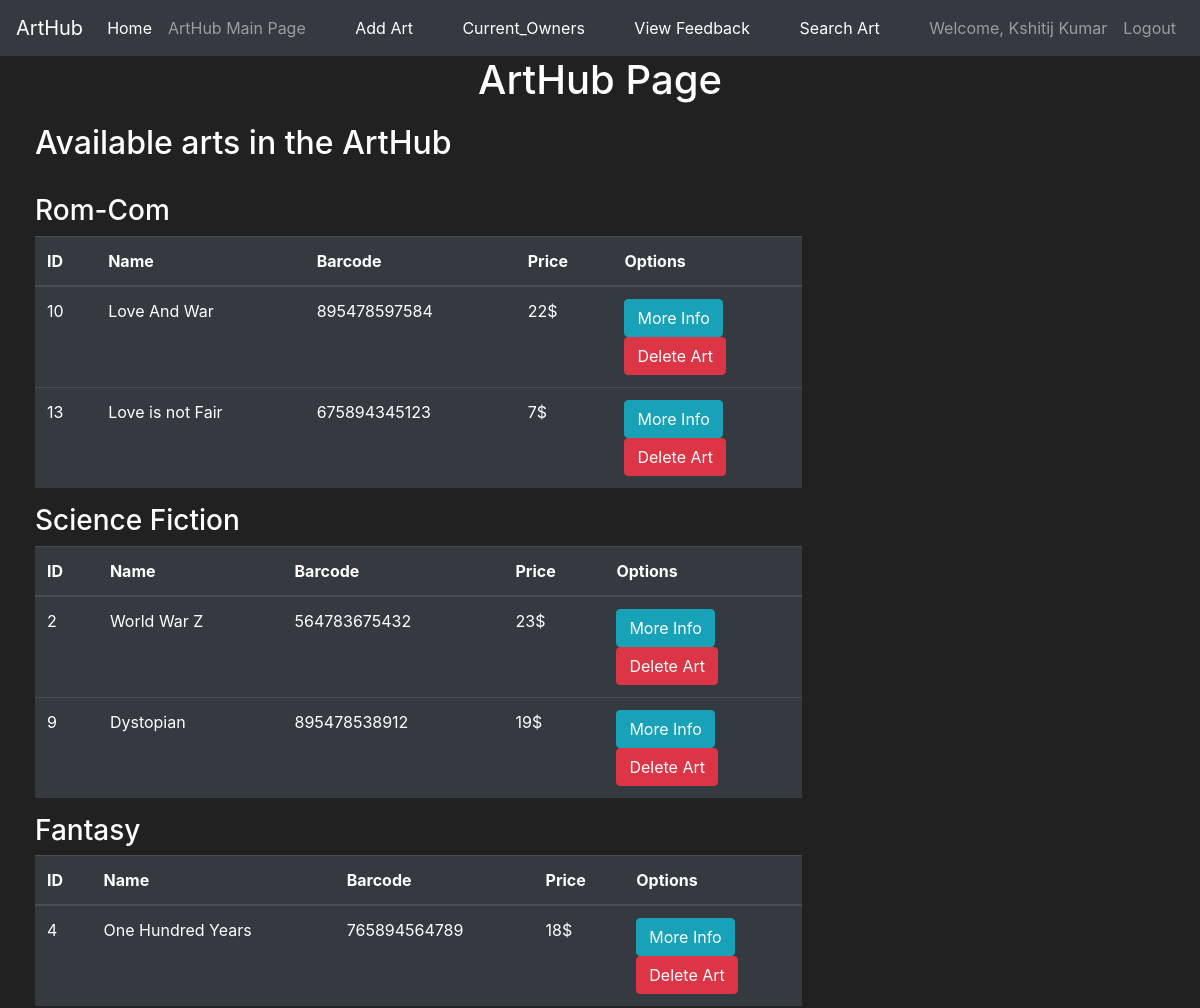
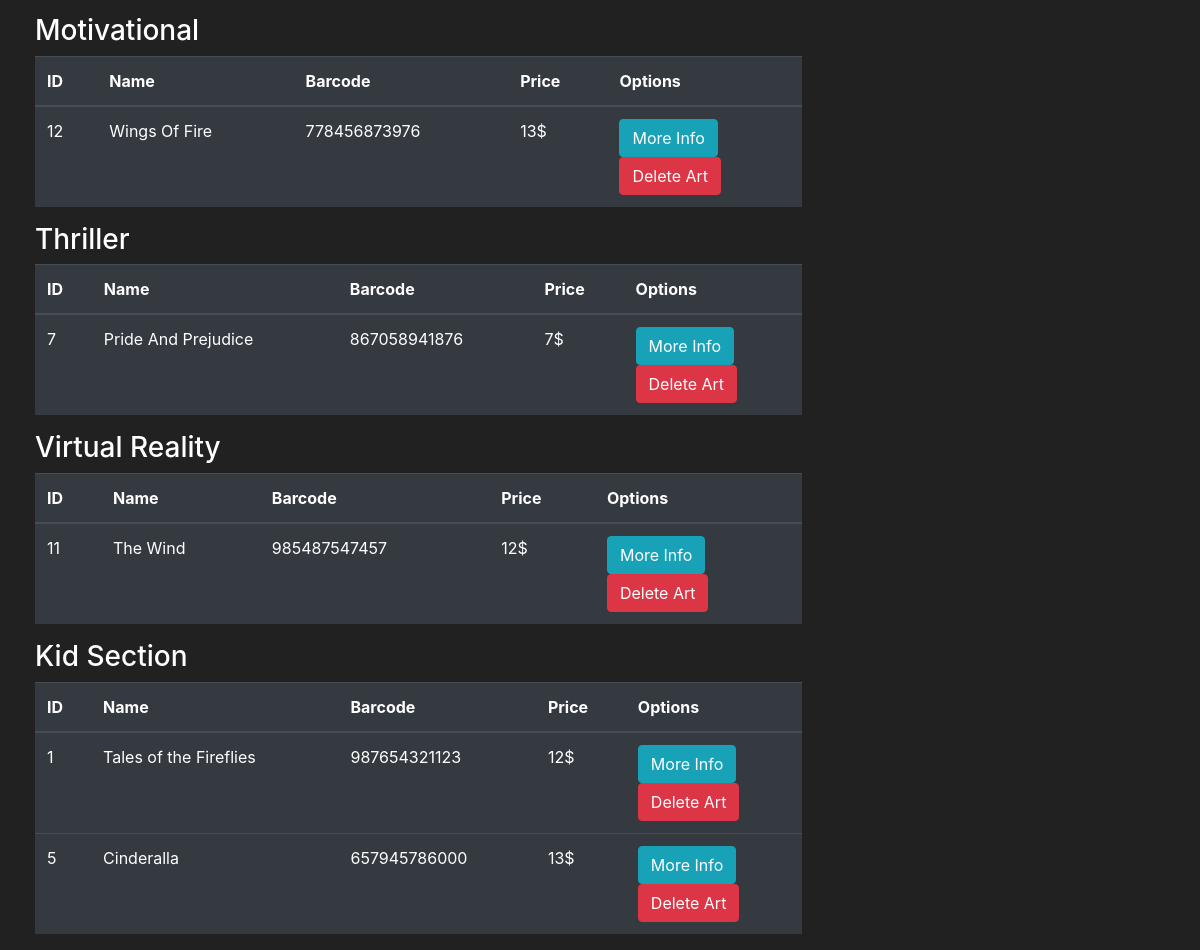
The app's page /market (signed in) with its own data (2 pictures, top to bottom).
### market/models.py (models this page shows, shortened)
class User(db.Model, UserMixin):
    id=db.Column(db.Integer(), primary_key=True)
    username=db.Column(db.String(length=30), nullable=False, unique=True)
    email_address=db.Column(db.String(length=50),nullable=False,unique=True)
    password_hash=db.Column(db.String(length=60),nullable=False)
    budget=db.Column(db.Integer(),nullable=False, default=1000)
    is_admin = db.Column(db.Boolean(), nullable=False, server_default='0')
    items=db.relationship('Item',backref='owned_user',lazy=True)
    @property
    def password(self):
        return self.password

class Item(db.Model):
    id=db.Column(db.Integer(), primary_key=True)
    name=db.Column(db.String(length=30), nullable=False, unique=True)
    price= db.Column(db.Integer(), nullable=False )
    barcode=db.Column(db.String(length=12), nullable=False,unique=True)
    description=db.Column(db.String(length=1024), nullable=False, unique=True)
    category=db.Column(db.String(),nullable=False)
    owner=db.Column(db.Integer(),db.ForeignKey('user.id'))

### market/routes.py (the view, shortened to what this page needs)
@app.route('/market',methods=['GET','POST'])
@login_required
def market_page():
    purchase_form = PurchaseItemForm()
    selling_form = SellItemForm()
    items_by_category = {}
    all_categories = set()  # To ensure all categories are accounted for
    if request.method=="GET":
        items = Item.query.filter_by(owner=None)
        for item in items:
            if item.category not in items_by_category:
                items_by_category[item.category] = []
            items_by_category[item.category].append(item)
            all_categories.add(item.category)
        owned_items = Item.query.filter_by(owner=current_user.id)
        return render_template('market.html', items_by_category=items_by_category, all_categories=all_categories,
                            purchase_form=purchase_form, owned_items=owned_items, selling_form=selling_form)

### market/models.py (called while the page is built)
@login_manager.user_loader
def load_user(user_id):
    return User.query.get(int(user_id))

### market/templates/market.html (shortened to what this page needs)
{% extends 'base.html' %}
{% block title %}
<h1 style="text-align: center;">ArtHub Page</h1>
{% endblock %}
{% block content %}
<div class="row" style="margin-top:20px; margin-left:20px">
   <div class="col-8">
      <h2>Available arts in the ArtHub</h2>
      <br>
      {% for category in all_categories %}
      <div class="row">
         <div class="col-md-12">
            <h3>{{ category }}</h3>
            <table class="table table-hover table-dark">
               <thead>
                  <tr>
                     <th scope="col">ID</th>
                     <th scope="col">Name</th>
                     <th scope="col">Barcode</th>
                     <th scope="col">Price</th>
                     <th scope="col">Options</th>
                  </tr>
               </thead>
               <tbody>
                  {% for item in items_by_category[category] %}
                  <tr>
                     <td>{{ item.id }}</td>
                     <td>{{ item.name }}</td>
                     <td>{{ item.barcode }}</td>
                     <td>{{ item.price }}$</td>
                     <td>
                        <button class="btn btn-outline btn-info" data-toggle="modal" data-target="#Modal-MoreInfo-{{ item.id }}">More Info</button>
                        {% if current_user.is_admin %}
                        <form action="/delete_book/{{ item.id }}" method="POST">
                           <button type="submit" class="btn btn-outline btn-danger">Delete Art</button>
                        </form>
                        {% endif %}
                     </td>
                  </tr>
                  {% endfor %}
               </tbody>
            </table>
         </div>
      </div>
      {% endfor %}
   </div>
</div>
{% endblock %}

### market/templates/base.html (shortened to what this page needs)
<!doctype html>
<html lang="en">
   <head>
      <link rel="stylesheet" href="https://cdn.jsdelivr.net/npm/bootstrap@4.5.3/dist/css/bootstrap.min.css">
  </head>
  <body>
    <nav class="navbar navbar-expand-md navbar-dark bg-dark">
      <a class="navbar-brand" href="#">ArtHub</a>
      <div class="collapse navbar-collapse" id="navbarNav">
        <ul class="navbar-nav mr-auto">
            <li class="nav-item active">
                <a class="nav-link" href="{{ url_for('home_page') }}">Home <span class="sr-only">(current)</span></a>
            </li>
            <li class="nav-item">
                <a class="nav-link" href="{{ url_for('market_page') }}">ArtHub Main Page</a>
            </li>
        </ul>
        {% if current_user.is_authenticated %}
          {% if current_user.is_admin %}
          <ul class="navbar-nav mr-auto">
            <li class="nav-item active">
                <a class="nav-link" href="{{ url_for('addbook') }}">Add Art</a>
            </li>
          </ul>
          <ul class="navbar-nav mr-auto">
            <li class="nav-item active">
              <a class="nav-link" href="{{ url_for('current_owners') }}">Current_Owners</a>
            </li>
          </ul>
          {% endif %}
        {% endif %}
        {% if current_user.is_authenticated %}
          <ul class="navbar-nav mr-auto">
            <li class="nav-item active">
              <a class="nav-link" href="{{ url_for('view_feedbacks') }}">View Feedback</a>
            </li>
          </ul>
          <ul class="navbar-nav mr-auto">
            <li class="nav-item active">
              <a class="nav-link" href="{{ url_for('search_books') }}">Search Art</a>
            </li>
          </ul>
        {% endif %}
        {% if current_user.is_authenticated %}
            <ul class="navbar-nav">
                <li class="nav-item">
                    <a class="nav-link">Welcome, {{ current_user.username }}</a>
                </li>
                <li class="nav-item">
                    <a class="nav-link" href="{{ url_for('logout_page') }}">Logout</a>
                </li>
            </ul>
          {% endif %}
      </div>
    </nav>
    {% block title %}
    {% endblock %}
      {% block content %}
      {% endblock %}
  </body>
</html>

### market/templates/base.html (style rules this page uses)
body { background-color: #212121; color: white }

### records on screen
User: username "Kshitij Kumar"
Item: category "Rom-Com", id "10", name "Love And War", barcode "895478597584", price "22"
Item: id "13", name "Love is not Fair", barcode "675894345123", price "7"
Item: category "Science Fiction", id "2", name "World War Z", barcode "564783675432", price "23"
Item: id "9", name "Dystopian", barcode "895478538912", price "19"
Item: category "Fantasy", id "4", name "One Hundred Years", barcode "765894564789", price "18"
Item: category "Motivational", id "12", name "Wings Of Fire", barcode "778456873976", price "13"
Item: category "Thriller", id "7", name "Pride And Prejudice", barcode "867058941876", price "7"
Item: category "Virtual Reality", id "11", name "The Wind", barcode "985487547457", price "12"
Item: category "Kid Section", id "1", name "Tales of the Fireflies", barcode "987654321123", price "12"
Item: id "5", name "Cinderalla", barcode "657945786000", price "13"
